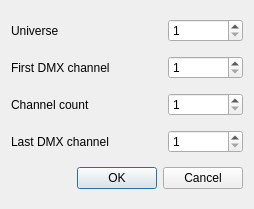
<?xml version="1.0" encoding="UTF-8"?>
<ui version="4.0">
 <class>DmxRangeWidget</class>
 <widget class="QDialog" name="DmxRangeWidget">
  <property name="geometry">
   <rect>
    <x>0</x>
    <y>0</y>
    <width>254</width>
    <height>209</height>
   </rect>
  </property>
  <property name="windowTitle">
   <string>DMX range selection</string>
  </property>
  <layout class="QGridLayout" name="gridLayout" columnstretch="2,1">
   <item row="0" column="1">
    <widget class="QSpinBox" name="universeSpin">
     <property name="minimum">
      <number>1</number>
     </property>
     <property name="maximum">
      <number>4</number>
     </property>
    </widget>
   </item>
   <item row="6" column="0" colspan="2">
    <widget class="QDialogButtonBox" name="buttonBox">
     <property name="orientation">
      <enum>Qt::Horizontal</enum>
     </property>
     <property name="standardButtons">
      <set>QDialogButtonBox::Cancel|QDialogButtonBox::Ok</set>
     </property>
    </widget>
   </item>
   <item row="1" column="0">
    <widget class="QLabel" name="firstLabel">
     <property name="text">
      <string>First DMX channel</string>
     </property>
    </widget>
   </item>
   <item row="0" column="0">
    <widget class="QLabel" name="universeLabel">
     <property name="text">
      <string>Universe</string>
     </property>
    </widget>
   </item>
   <item row="1" column="1">
    <widget class="QSpinBox" name="firstDmxChanSpin">
     <property name="minimum">
      <number>1</number>
     </property>
     <property name="maximum">
      <number>512</number>
     </property>
    </widget>
   </item>
   <item row="3" column="1">
    <widget class="QSpinBox" name="lastDmxChanSpin">
     <property name="minimum">
      <number>1</number>
     </property>
     <property name="maximum">
      <number>512</number>
     </property>
    </widget>
   </item>
   <item row="3" column="0">
    <widget class="QLabel" name="lastLabel">
     <property name="text">
      <string>Last DMX channel</string>
     </property>
    </widget>
   </item>
   <item row="2" column="0">
    <widget class="QLabel" name="channelsLabel">
     <property name="text">
      <string>Channel count</string>
     </property>
    </widget>
   </item>
   <item row="2" column="1">
    <widget class="QSpinBox" name="channelsSpin">
     <property name="minimum">
      <number>1</number>
     </property>
     <property name="maximum">
      <number>512</number>
     </property>
    </widget>
   </item>
  </layout>
 </widget>
 <resources/>
 <connections>
  <connection>
   <sender>buttonBox</sender>
   <signal>accepted()</signal>
   <receiver>DmxRangeWidget</receiver>
   <slot>accept()</slot>
   <hints>
    <hint type="sourcelabel">
     <x>248</x>
     <y>254</y>
    </hint>
    <hint type="destinationlabel">
     <x>157</x>
     <y>274</y>
    </hint>
   </hints>
  </connection>
  <connection>
   <sender>buttonBox</sender>
   <signal>rejected()</signal>
   <receiver>DmxRangeWidget</receiver>
   <slot>reject()</slot>
   <hints>
    <hint type="sourcelabel">
     <x>316</x>
     <y>260</y>
    </hint>
    <hint type="destinationlabel">
     <x>286</x>
     <y>274</y>
    </hint>
   </hints>
  </connection>
 </connections>
</ui>
